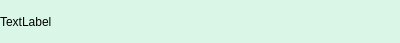
<?xml version="1.0" encoding="UTF-8"?>
<ui version="4.0">
 <class>FriendLabel</class>
 <widget class="QWidget" name="FriendLabel">
  <property name="geometry">
   <rect>
    <x>0</x>
    <y>0</y>
    <width>400</width>
    <height>43</height>
   </rect>
  </property>
  <property name="minimumSize">
   <size>
    <width>0</width>
    <height>43</height>
   </size>
  </property>
  <property name="maximumSize">
   <size>
    <width>16777215</width>
    <height>43</height>
   </size>
  </property>
  <property name="windowTitle">
   <string>Form</string>
  </property>
  <property name="styleSheet">
   <string notr="true">#FriendLabel {
	background: #daf6e7;
	color: #48bf56;
	border-radius: 10px;
}</string>
  </property>
  <layout class="QHBoxLayout" name="horizontalLayout">
   <property name="spacing">
    <number>0</number>
   </property>
   <property name="leftMargin">
    <number>0</number>
   </property>
   <property name="topMargin">
    <number>0</number>
   </property>
   <property name="rightMargin">
    <number>0</number>
   </property>
   <property name="bottomMargin">
    <number>0</number>
   </property>
   <item>
    <widget class="QLabel" name="tip_lb">
     <property name="text">
      <string>TextLabel</string>
     </property>
    </widget>
   </item>
   <item>
    <widget class="QWidget" name="widget" native="true">
     <property name="minimumSize">
      <size>
       <width>25</width>
       <height>25</height>
      </size>
     </property>
     <property name="maximumSize">
      <size>
       <width>25</width>
       <height>25</height>
      </size>
     </property>
     <layout class="QHBoxLayout" name="horizontalLayout_2">
      <property name="spacing">
       <number>0</number>
      </property>
      <property name="leftMargin">
       <number>0</number>
      </property>
      <property name="topMargin">
       <number>0</number>
      </property>
      <property name="rightMargin">
       <number>0</number>
      </property>
      <property name="bottomMargin">
       <number>0</number>
      </property>
      <item>
       <widget class="ClickedLabel" name="close_lb">
        <property name="minimumSize">
         <size>
          <width>15</width>
          <height>15</height>
         </size>
        </property>
        <property name="maximumSize">
         <size>
          <width>15</width>
          <height>15</height>
         </size>
        </property>
        <property name="styleSheet">
         <string notr="true">border-image: url(:/resources/images/tipclose.png)</string>
        </property>
        <property name="text">
         <string/>
        </property>
       </widget>
      </item>
     </layout>
    </widget>
   </item>
  </layout>
 </widget>
 <customwidgets>
  <customwidget>
   <class>ClickedLabel</class>
   <extends>QLabel</extends>
   <header location="global">clickedlabel.h</header>
  </customwidget>
 </customwidgets>
 <resources/>
 <connections/>
</ui>
